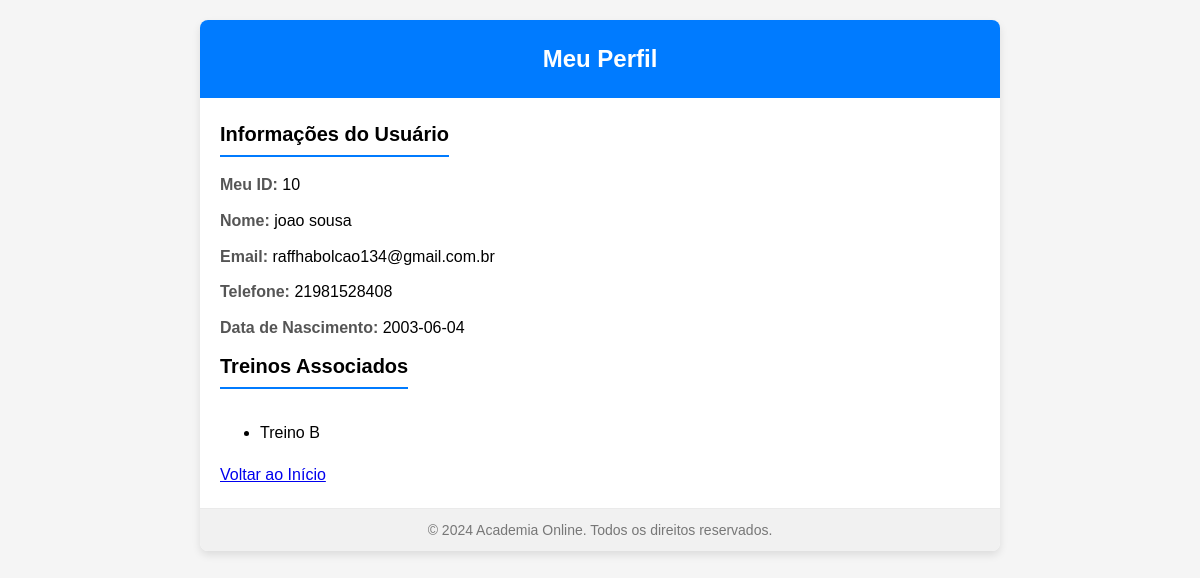
The page /perfil.php (signed in) on the database its author committed.
### tables this page shows
CREATE TABLE `informacoes` (
  `usuario_id` int(11) NOT NULL,
  `Nome_Completo` varchar(60) DEFAULT NULL,
  `Data_de_Nascimento` date DEFAULT NULL,
  `Sexo` varchar(20) DEFAULT NULL,
  `Nome_Materno` varchar(60) DEFAULT NULL,
  `CPF` varchar(15) DEFAULT NULL,
  `E_mail` varchar(40) DEFAULT NULL,
  `Telefone_Celular` varchar(15) DEFAULT NULL,
  `Telefone_Fixo` varchar(15) DEFAULT NULL,
  `Endereço_Completo` varchar(40) DEFAULT NULL,
  `Login` varchar(40) DEFAULT NULL,
  `Senha` varchar(255) DEFAULT NULL
);

### perfil.php (the view, shortened to what this page needs)
<?php
$host = 'localhost';
$dbname = 'forjfacul';
$username = 'root';
$password = '';
try {
    $pdo = new PDO("mysql:host=$host;dbname=$dbname", $username, $password);
    $pdo->setAttribute(PDO::ATTR_ERRMODE, PDO::ERRMODE_EXCEPTION);
    $usuario_id = $_SESSION['usuario_id'];
    $sql = "SELECT usuario_id, Nome_Completo, E_mail, Telefone_Celular, Data_de_Nascimento FROM informacoes WHERE usuario_id = :usuario_id";
    $stmt = $pdo->prepare($sql);
    $stmt->bindParam(':usuario_id', $usuario_id);
    $stmt->execute();
    $usuario = $stmt->fetch(PDO::FETCH_ASSOC);
    $sql_treinos = "SELECT tipo_treino FROM treinos WHERE usuario_id = :usuario_id";
    $stmt_treinos = $pdo->prepare($sql_treinos);
    $stmt_treinos->bindParam(':usuario_id', $usuario_id);
    $stmt_treinos->execute();
    $treinos = $stmt_treinos->fetchAll(PDO::FETCH_COLUMN);
} catch (PDOException $e) {
    echo "Erro: " . $e->getMessage();
    exit();
}
?>
<!DOCTYPE html>
<html lang="pt-br">
<head>
</head>
<body>
    <div class="container">
        <header>
            <h1>Meu Perfil</h1>
        </header>
        <div class="perfil-info">
            <h2>Informações do Usuário</h2>
            <p><strong>Meu ID:</strong> <?php echo htmlspecialchars($usuario['usuario_id']); ?></p>
            <p><strong>Nome:</strong> <?php echo htmlspecialchars($usuario['Nome_Completo']); ?></p>
            <p><strong>Email:</strong> <?php echo htmlspecialchars($usuario['E_mail']); ?></p>
            <p><strong>Telefone:</strong> <?php echo htmlspecialchars($usuario['Telefone_Celular']); ?></p>
            <p><strong>Data de Nascimento:</strong> <?php echo htmlspecialchars($usuario['Data_de_Nascimento']); ?></p>
            <h2 id=h2_treinos>Treinos Associados</h2>
            <?php if (!empty($treinos)): ?>
                <ul>
                    <?php foreach ($treinos as $treino): ?>
                        <li id= h2_treinos><?php echo htmlspecialchars($treino); ?></li>
                    <?php endforeach; ?>
                </ul>
            <?php else: ?>
                <p>Nenhum treino associado.</p>
            <?php endif; ?>
            <a href="index.php">Voltar ao Início</a>
        </div>
        <footer>
            <p>&copy; 2024 Academia Online. Todos os direitos reservados.</p>
        </footer>
    </div>
</body>
</html>

### perfil.php (style rules this page uses)
body, h1, h2, p { margin: 0; padding: 0; box-sizing: border-box; }
body { font-family: Arial, sans-serif; background-color: #f5f5f5; color: #333; line-height: 1.6; margin: 0; padding: 0; }
.container { width: 80%; max-width: 800px; margin: 20px auto; background-color: #ffffff; box-shadow: 0 4px 8px rgba(0, 0, 0, 0.1); border-radius: 8px; overflow: hidden; }
header { background-color: #007BFF; color: #ffffff; text-align: center; padding: 20px 0; }
header h1 { font-size: 24px; }
.perfil-info { padding: 20px; color:black; }
.perfil-info h2 { font-size: 20px; margin-bottom: 15px; color: black; border-bottom: 2px solid #007BFF; display: inline-block; padding-bottom: 5px; }
#h2_treinos { color: black }
.perfil-info p { margin-bottom: 10px; font-size: 16px; }
.perfil-info strong { color: #555; }
footer { background-color: #f1f1f1; text-align: center; padding: 10px 0; font-size: 14px; color: #777; border-top: 1px solid #eaeaea; }
footer p { margin: 0; }

### rows shown on the page
informacoes: usuario_id "10", Nome_Completo "joao sousa", E_mail "raffhabolcao134@gmail.com.br", Telefone_Celular "21981528408", Data_de_Nascimento "2003-06-04"

### other values the page prints
$treino "Treino B"
